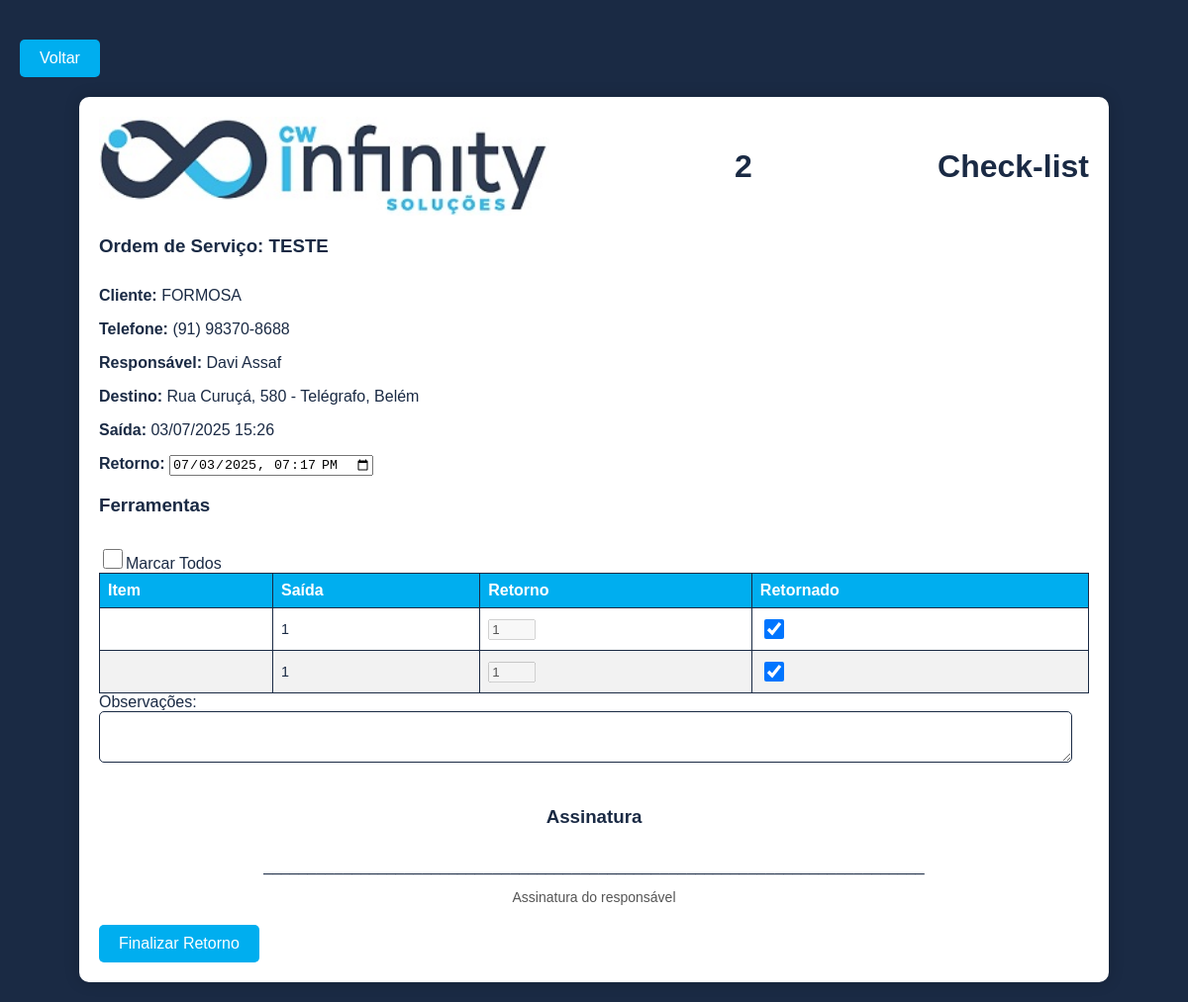
The app's page /menu/checklist/retornar_checklist?id_checklist=2 (signed in) with its own data.
### tables this page shows
CREATE TABLE IF NOT EXISTS `checklist` (
  `id_checklist` int NOT NULL AUTO_INCREMENT,
  `nome_num` varchar(100) DEFAULT NULL,
  `criador` int DEFAULT NULL,
  `responsavel` int DEFAULT NULL,
  `motorista` int DEFAULT NULL,
  `veiculo` int DEFAULT NULL,
  `acompanhantes` text,
  `km_saida` int DEFAULT '0',
  `km_retorno` int DEFAULT NULL,
  `cliente` varchar(75) DEFAULT NULL,
  `contato` varchar(255) DEFAULT NULL,
  `telefone` varchar(20) DEFAULT NULL,
  `destino` varchar(250) DEFAULT NULL,
  `cidade` varchar(250) DEFAULT NULL,
  `saida` datetime DEFAULT CURRENT_TIMESTAMP,
  `retorno` datetime DEFAULT NULL,
  `situacao` varchar(10) DEFAULT '',
  `observacoes` text,
  PRIMARY KEY (`id_checklist`),
  KEY `responsavel` (`responsavel`),
  KEY `motorista` (`motorista`),
  KEY `veiculo` (`veiculo`),
  KEY `cliente` (`cliente`),
  KEY `destino` (`destino`),
  KEY `cidade` (`cidade`)
);

CREATE TABLE IF NOT EXISTS `funcionarios` (
  `id_funcionario` int NOT NULL AUTO_INCREMENT,
  `nome` varchar(100) NOT NULL,
  `telefone` varchar(25) NOT NULL,
  `email` varchar(250) DEFAULT NULL,
  `senha` varchar(255) DEFAULT NULL,
  `administrador` tinyint NOT NULL DEFAULT '0',
  PRIMARY KEY (`id_funcionario`),
  UNIQUE KEY `id` (`id_funcionario`)
);

CREATE TABLE IF NOT EXISTS `caixa_ferramentas` (
  `id` int NOT NULL AUTO_INCREMENT,
  `id_checklist` int NOT NULL,
  `id_ferramenta` int DEFAULT NULL,
  `id_maleta` int DEFAULT NULL,
  `quantidade_levada` float NOT NULL DEFAULT '0',
  `quantidade_devolvida` float NOT NULL DEFAULT '0',
  `retornado` varchar(5) NOT NULL DEFAULT 'NOK',
  PRIMARY KEY (`id`),
  UNIQUE KEY `unique_entry` (`id_checklist`,`id_ferramenta`,`id_maleta`),
  KEY `id_ferramenta` (`id_ferramenta`),
  KEY `id_maleta` (`id_maleta`)
);

### menu/checklist/retornar_checklist/index.php (the view, shortened to what this page needs)
<?php
include '../../conn.php';
if (!isset($_GET['id_checklist']) || !($id_checklist = filter_input(INPUT_GET, 'id_checklist', FILTER_VALIDATE_INT)) || $id_checklist <= 0) {
    die("Erro: ID do checklist inválido ou não especificado.");
}
$query_checklist = "SELECT
    c.id_checklist, c.nome_num, c.responsavel, f.nome AS nome_responsavel,
    c.motorista, f2.nome AS nome_motorista, c.veiculo, v.nome AS nome_veiculo,
    v.placa, v.marca, v.km AS km_atual, c.acompanhantes, c.cliente, c.telefone AS telefone_custom, cli.nome_empresa,
    cli.telefone, cli.contato, c.destino, c.cidade,
    c.saida, c.retorno, c.situacao, c.observacoes, c.km_saida, c.km_retorno
FROM checklist c
LEFT JOIN funcionarios f ON c.responsavel = f.id_funcionario
LEFT JOIN funcionarios f2 ON c.motorista = f2.id_funcionario
LEFT JOIN veiculos v ON c.veiculo = v.id_veiculo
LEFT JOIN cliente cli ON c.cliente = cli.id_cliente
LEFT JOIN os_endereco ce ON c.destino = ce.id_endereco
WHERE c.id_checklist = ?";
$stmt_checklist = $conn->prepare($query_checklist);
$stmt_checklist->bind_param("i", $id_checklist);
$stmt_checklist->execute();
$result_checklist = $stmt_checklist->get_result();
$checklist = $result_checklist->fetch_assoc();
if ($checklist['nome_empresa'] === null) {
    $checklist['nome_empresa'] = $checklist['cliente'];
    $checklist['telefone'] = $checklist['telefone_custom'];
}
if (!empty($checklist['destino']) && !empty($checklist['cidade'])) {
    $destino = $checklist['destino'] . ', ' . $checklist['cidade'];
} elseif (!empty($checklist['destino'])) {
    $destino = $checklist['destino'];
} elseif (!empty($checklist['cidade'])) {
    $destino = $checklist['cidade'];
} else {
    $destino = 'Não informado';
}
$query_itens = "SELECT
    cf.id, cf.id_checklist, cf.id_ferramenta, f.nome AS nome_ferramenta,
    cf.id_maleta, m.nome AS nome_maleta, cf.quantidade_levada, cf.quantidade_devolvida, cf.retornado
FROM caixa_ferramentas cf
LEFT JOIN ferramentas f ON cf.id_ferramenta = f.id_ferramenta
LEFT JOIN maletas m ON cf.id_maleta = m.id_maleta
WHERE cf.id_checklist = ?
AND (
    (cf.id_maleta IS NOT NULL AND cf.id_ferramenta IS NULL)
    OR (cf.id_ferramenta IS NOT NULL AND cf.id_maleta IS NULL)
)";
$stmt_itens = $conn->prepare($query_itens);
$stmt_itens->bind_param("i", $id_checklist);
$stmt_itens->execute();
$result_itens = $stmt_itens->get_result();
?>
<!DOCTYPE html>
<html lang="pt-BR">
<head>
    <link rel="stylesheet" href="style.css">
    <link rel="stylesheet" href="https://cdnjs.cloudflare.com/ajax/libs/font-awesome/6.0.0-beta3/css/all.min.css">
</head>
<body>
    <div class="back-button">
        <a href="..">Voltar</a>
    </div>
    <div class="container">
        <div class="header">
            <img src="../../../images/logo_infinity_menu.jpg" alt="Logo" class="logo">
            <h1 style="flex-grow: 1; text-align: center; margin: 0;"><strong><?php echo htmlspecialchars($checklist['id_checklist']); ?></strong></h1>
            <h1 style="margin: 0;">Check-list</h1>
        </div>
        <form action="retornar_checklist.php" method="POST">
            <div class="info">
                <h3>Ordem de Serviço: <?php echo htmlspecialchars($checklist['nome_num'] ?? 'Não informado'); ?></h3>
                <p><strong>Cliente:</strong> <?php echo htmlspecialchars($checklist['nome_empresa'] ?? 'Não informado'); ?></p>
                <p><strong>Telefone:</strong> <?php echo htmlspecialchars($checklist['telefone'] ?? 'Não informado'); ?></p>
            </div>
            <div class="info">
                <p><strong>Responsável:</strong> <?php echo htmlspecialchars($checklist['nome_responsavel'] ?? 'Não informado'); ?></p>
                <p><strong>Destino:</strong> <?php echo htmlspecialchars($destino); ?></p>
                <p><strong>Saída:</strong> <?php echo htmlspecialchars($checklist['saida'] ? date('d/m/Y H:i', strtotime($checklist['saida'])) : 'Não informado'); ?></p>
                <p><strong>Retorno:</strong>
                    <input type="datetime-local" name="retorno" value="<?php echo date('Y-m-d\TH:i'); ?>" required>
                </p>
            </div>
            <div class="ferramentas">
                <h3>Ferramentas</h3>
                <div id="master-check-container">
                    <label><input type="checkbox" id="master-check">Marcar Todos</label>
                </div>
                <table class="table-style">
                    <thead>
                        <tr>
                            <th>Item</th>
                            <th>Saída</th>
                            <th>Retorno</th>
                            <th>Retornado</th>
                        </tr>
                    </thead>
                    <tbody>
                        <?php while ($item = $result_itens->fetch_assoc()): ?>
                            <tr>
                                <td>
                                </td>
                                <td><?php echo htmlspecialchars($item['quantidade_levada'] ?? 0); ?></td>
                                <td>
                                    <input type="number" name="quantidade_devolvida[<?php echo $item['id']; ?>]" value="<?php echo htmlspecialchars($item['retornado'] === 'OK' ? ($item['quantidade_levada'] ?? 0) : ($item['quantidade_devolvida'] ?? 0)); ?>" min="0" max="<?php echo $item['quantidade_levada'] ?? 0; ?>" <?php echo $item['retornado'] === 'OK' ? 'disabled' : ''; ?>>
                                </td>
                                <td>
                                    <input type="checkbox" name="retornado[<?php echo $item['id']; ?>]" value="1" <?php echo $item['retornado'] === 'OK' ? 'checked' : ''; ?> class="<?php echo $item['id_maleta'] ? 'maleta-checkbox' : 'checkbox'; ?>" class="<?php echo $item['id_maleta'] && !$item['id_ferramenta'] ? 'maleta-check' : 'ferramenta-check'; ?>" data-id-maleta="<?php echo $item['id_maleta'] ?? ''; ?>">
                                </td>
                            </tr>
                        <?php endwhile; ?>
                    </tbody>
                </table>
            </div>
            <div class="info">
                <label for="observacoes">Observações:</label>
                <textarea name="observacoes" id="observacoes"><?php echo htmlspecialchars($checklist['observacoes'] ?? ''); ?></textarea>
            </div>
            <div class="section" style="text-align: center; margin-top: 40px;">
                <h3>Assinatura</h3>
                <p style="margin-bottom: 5px;">___________________________________________________________________________</p>
                <p style="font-size: 14px; color: #555;">Assinatura do responsável</p>
            </div>
            <div class="button-container">
                <button type="submit" id="saveChecklist" class="btn">Finalizar Retorno</button>
            </div>
        </form>
    </div>
</body>
</html>

### menu/checklist/style.css (style rules this page uses)
.header { display: flex; align-items: center; justify-content: space-between; margin-bottom: 20px; }
.header .logo { height: 100px; }
.section { margin-bottom: 20px; }
.section h3 { color: var(--primary-color); }

### menu/styles.css (style rules this page uses)
body { background-color: var(--primary-color); font-family: var(--font-family); color: var(--secondary-color); margin: 0; padding: 20px; font-family: Arial, Helvetica, sans-serif; }
h1 { text-align: center; }
h1, h2, h3 { margin-bottom: 30px; }
button { background-color: var(--accent-color); color: var(--secondary-color); border: none; padding: 10px 20px; border-radius: var(--border-radius); cursor: pointer; font-size: 1em; transition: background-color 0.3s ease; }
.back-button { margin: 20px; }
.back-button a { background-color: var(--accent-color); color: var(--secondary-color); text-decoration: none; transition: background-color 0.2s, color 0.2s; font-weight: 500; font-size: 1rem; display: inline-block; padding: 10px 20px; border-radius: var(--border-radius); }
.back-button { margin: 20px 0; text-align: left; }
.container, .container-box { background-color: var(--secondary-color); color: var(--primary-color); padding: 20px; border-radius: var(--container-radius); box-shadow: var(--shadow); width: 90%; max-width: 1000px; margin: 0 auto; }
.table-style, table { width: 100%; border-collapse: collapse; background-color: var(--secondary-color); color: var(--primary-color); }
.table-style th, table th { background-color: var(--accent-color); color: var(--secondary-color); border: 1px solid var(--primary-color); padding: 8px; text-align: left; }
.table-style td { border: 1px solid var(--primary-color); padding: 8px; overflow-wrap: break-word; font-size: 0.9em; }
.table-style tr:nth-child(even), table tr:nth-child(even) { background-color: var(--neutral-color); }
input[type="text"], input[type="tel"], input[type="email"], select, textarea { width: 100%; padding: 10px; border: 1px solid var(--primary-color); border-radius: var(--border-radius); box-sizing: border-box; font-size: 1em; }
textarea { width: 98.25%; }
input[type="checkbox"] { width: 20px; height: 20px; }

### menu/config.css (style rules this page uses)
:root { --primary-color: #1A2A44; --secondary-color: #FFFFFF; --accent-color: #00AEEF; --accent-hover-color: #008FCC; --neutral-color: #F2F2F2; --font-family: Arial, sans-serif; --border-radius: 5px; --container-radius: 10px; --shadow: 0 0 15px rgba(0, 0, 0, 0.2); }

### records on screen
checklist: id_checklist "2", nome_num "TESTE", cliente "FORMOSA", telefone "(91) 98370-8688", funcionarios.nome "Davi Assaf", destino "Rua Curuçá, 580 - Telégrafo, Belém", saida "03/07/2025 15:26"
caixa_ferramentas: quantidade_levada "1", id_maleta "☑"
caixa_ferramentas: quantidade_levada "1", id_maleta "☑"
